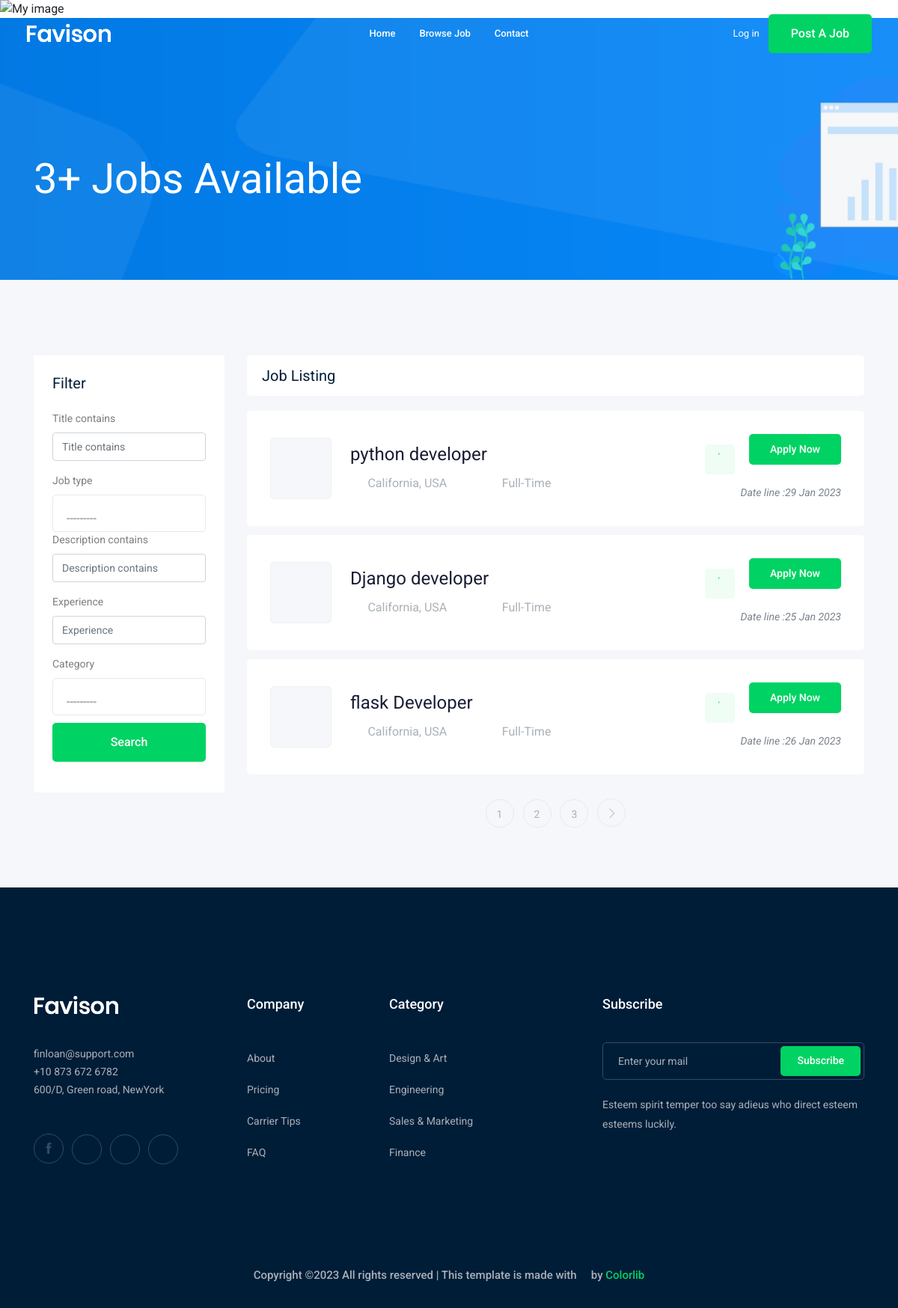
Screenshot of /jobs/ with the database file from the repository.
### job/models.py (models this page shows, shortened)
class Job(models.Model):  # is a table in DB(يكافئ جدول)
    owner = models.ForeignKey(User, related_name='job_owner',on_delete=models.CASCADE)
    title = models.CharField(max_length=100)  # column in DB(يكافئ عمود )  max-length = max char in field
    job_type = models.CharField(max_length=15, choices=JOP_TYPE)
    description = models.TextField(max_length=1000)
    published_at = models.DateTimeField(auto_now=True)
    Vacancy = models.IntegerField(default=1)
    salary = models.IntegerField(default=0)
    experience = models.IntegerField(default=1)
    category = models.ForeignKey('Category', on_delete=models.CASCADE)
    image = models.ImageField(upload_to=image_upload)
    slug = models.SlugField(blank=True, null=True)
    def __str__(self):
        return self.title

### job/views.py (the view)
# urls.py: path('', views.job_list, name='job_list'),              # مابضيفش فيها حاجة علشان لما يدخل فى الملف الرئيسي هيلاقي \job بس وهيعتبره مساره(' ')
def job_list(request):
    job_list = Job.objects.all()
    myfilter = JopFilter(request.GET,queryset=job_list)
    job_list = myfilter.qs
    paginator = Paginator(job_list, 3)    # Show 25 contacts per page.(كام وظيفة تظهر فى الصفحة )
    page_number = request.GET.get('page')
    page_obj = paginator.get_page(page_number)
    context = {'jobs': page_obj, 'myfilter':myfilter}  # template name      (page_obj  بضيفها مكان jop list لانها بترجع بكام وظيفة فى الصفحة)
    return render(request, 'job/job_list.html', context)

### job/models.py (called while the page is built)
    def __str__(self):
        return self.name

### job/templates/job/job_list.html (shortened to what this page needs)
{% extends 'base.html' %}
{% load bootstrap4 %}
{% block body %}
    <div class="bradcam_area bradcam_bg_1">
        <div class="container">
            <div class="row">
                <div class="col-xl-12">
                    <div class="bradcam_text">
                        <h3>{{jobs | length}}+ Jobs Available</h3>
                    </div>
                </div>
            </div>
        </div>
    </div>
    <div class="job_listing_area plus_padding">
        <div class="container">
            <div class="row">
                <div class="col-lg-3">
                    <div class="job_filter white-bg">
                        <div class="form_inner white-bg">
                            <h3>Filter</h3>
                            <form method="GET">
                                {% bootstrap_form myfilter.form %}
                                <input  type="submit"  value="Search"  class="boxed-btn3 w-100 mt-10">
                            </form>
                        </div>
                    </div>
                </div>
                <div class="col-lg-9">
                    <div class="recent_joblist_wrap">
                        <div class="recent_joblist white-bg ">
                            <div class="row align-items-center">
                                <div class="col-md-6">
                                    <h4>Job Listing</h4>
                                </div>
                                <div class="col-md-6">
                                </div>
                            </div>
                        </div>
                    </div>
                    <div class="job_lists m-0">
                        <div class="row">
                            {% for job in jobs %}
                            <div class="col-lg-12 col-md-12">
                                <div class="single_jobs white-bg d-flex justify-content-between">
                                    <div class="jobs_left d-flex align-items-center">
                                        <div class="thumb">
                                        </div>
                                        <div class="jobs_conetent">
                                            <a href="{% url 'jobs:job_detail' job.slug %}"><h4>{{job}}</h4></a>
                                            <div class="links_locat d-flex align-items-center">
                                                <div class="location">
                                                    <p> <i class="fa fa-map-marker"></i> California, USA</p>
                                                </div>
                                                <div class="location">
                                                    <p> <i class="fa fa-clock-o"></i> {{job.job_type}}</p>
                                                </div>
                                            </div>
                                        </div>
                                    </div>
                                    <div class="jobs_right">
                                        <div class="apply_now">
                                            <a class="heart_mark" href="#"> <i class="fa fa-heart"></i> </a>
                                            <a href="{% url 'jobs:job_detail' job.slug %}"class="boxed-btn3">Apply Now</a>
                                        </div>
                                        <div class="date">
                                            <p>Date line :{{job.published_at|date:'d M o'}}</p>
                                        </div>
                                    </div>
                                </div>
                            </div>
                            {% endfor %}
                        </div>
                        {% if jobs.has_other_pages %}
                            <div class="row">
                                <div class="col-lg-12">
                                    <div class="pagination_wrap">
                                        <ul>
                                            {% for i in jobs.paginator.page_range %}
                                            <li><a href="?page={{i}}"><span>{{i}}</span></a></li>
                                            {% endfor %}
                                            {% if jobs.has_next%}
                                                <li><a href="?page={{jobs.next_page_number}}"> <i class="ti-angle-right"></i> </a></li>
                                            {% endif %}
                                        </ul>
                                    </div>
                                </div>
                            </div>
                        {% endif %}
                    </div>
                </div>
            </div>
        </div>
    </div>
{% endblock body%}

### rows the page displays
Job: title "python developer", job_type "Full-Time", published_at "29 Jan 2023"
Job: title "Django developer", job_type "Full-Time", published_at "25 Jan 2023"
Job: title "flask Developer", job_type "Full-Time", published_at "26 Jan 2023"

### other values shown
{{ jobs | length }} "3"
{{ i }} "1" "2" "3"
